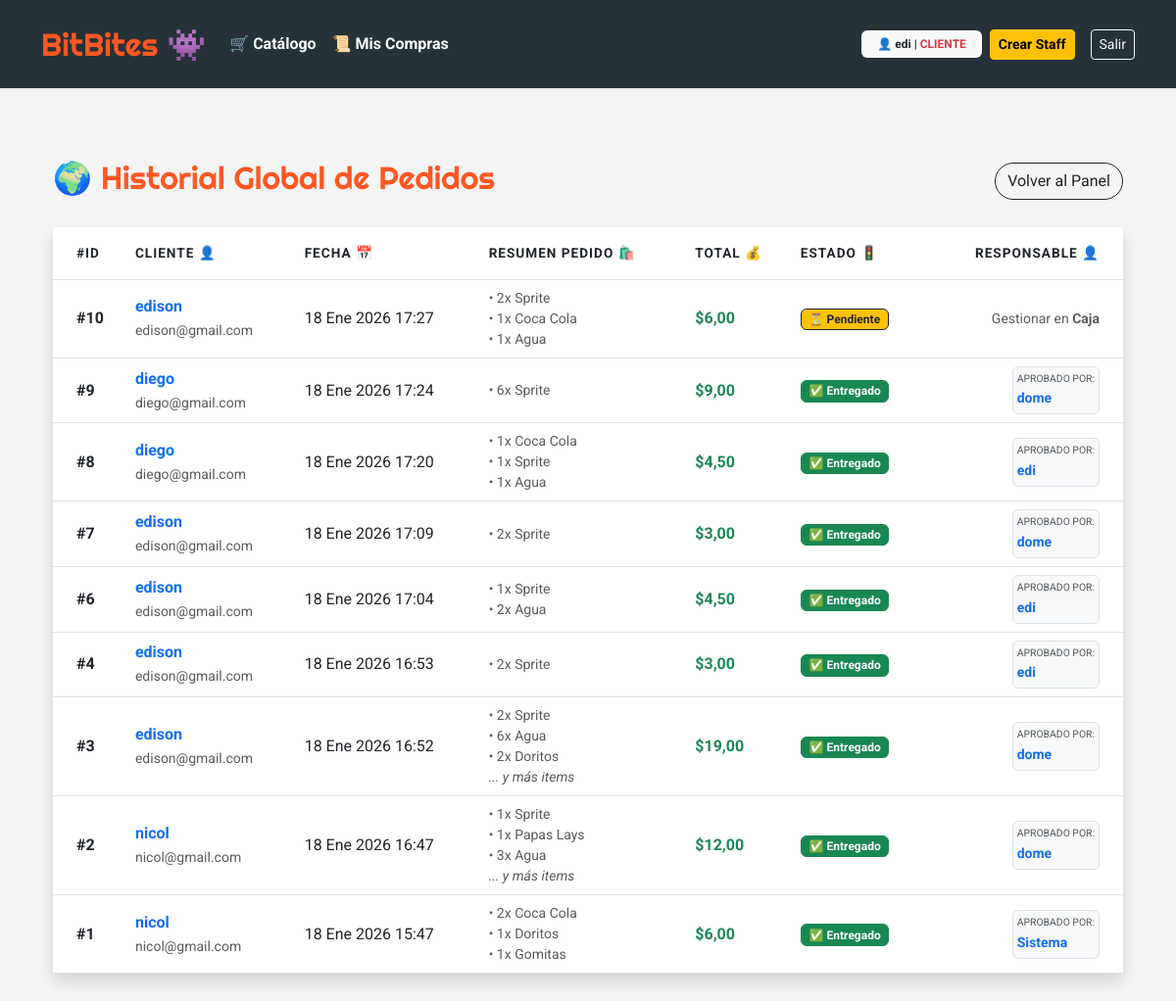
Page /historial-global/ (signed in) on the committed database.
### core/models.py (models this page shows, shortened)
class Usuario(AbstractUser):
    rol = models.CharField(max_length=20, choices=ROLES, default='cliente')
    email = models.EmailField(unique=True)

class Pedido(models.Model):
    ESTADOS = (
        ('carrito', 'En Carrito'),
        ('pendiente', 'Pendiente'),
        ('entregado', 'Entregado'),
    )
    usuario = models.ForeignKey(Usuario, on_delete=models.CASCADE)
    fecha = models.DateTimeField(auto_now_add=True)
    estado = models.CharField(max_length=20, choices=ESTADOS, default='carrito')
    total = models.DecimalField(max_digits=10, decimal_places=2, default=0)
    cajero_encargado = models.ForeignKey(
        Usuario,
        on_delete=models.SET_NULL,
        null=True,
        blank=True,
        related_name='pedidos_aprobados'
    )

class DetallePedido(models.Model):
    pedido = models.ForeignKey(Pedido, on_delete=models.CASCADE)
    producto = models.ForeignKey(Producto, on_delete=models.CASCADE)
    cantidad = models.IntegerField(default=1)
    precio_unitario = models.DecimalField(max_digits=10, decimal_places=2)

class Producto(models.Model):
    nombre = models.CharField(max_length=100)
    descripcion = models.TextField()
    precio = models.DecimalField(max_digits=10, decimal_places=2)
    stock = models.IntegerField(default=0)
    categoria = models.ForeignKey(Categoria, on_delete=models.CASCADE)

### core/views.py (the view)
# urls.py: path('historial-global/', views.historial_global, name='historial_global'),
@solo_admin
def historial_global(request):
    pedidos = Pedido.objects.exclude(estado='carrito').order_by('-fecha')
    return render(request, 'historial_global.html', {'pedidos': pedidos})

### core/templates/historial_global.html (shortened to what this page needs)
{% extends 'base.html' %}
{% block content %}
<div class="container py-5">
    <div class="d-flex justify-content-between align-items-center mb-4">
        <h2 class="brand-font text-dark">🌍 Historial Global de Pedidos</h2>
        <a href="{% url 'home' %}" class="btn btn-outline-dark rounded-pill">Volver al Panel</a>
    </div>
    <div class="card shadow border-0">
        <div class="card-body p-0">
            <div class="table-responsive">
                <table class="table table-hover align-middle mb-0">
                    <thead class="bg-dark text-white">
                        <tr>
                            <th class="py-3 ps-4">#ID</th>
                            <th class="py-3">Cliente 👤</th>
                            <th class="py-3">Fecha 📅</th>
                            <th class="py-3">Resumen Pedido 🛍️</th>
                            <th class="py-3">Total 💰</th>
                            <th class="py-3">Estado 🚦</th>
                            <th class="py-3 text-end pe-4">Responsable 👤</th> </tr>
                    </thead>
                    <tbody>
                        {% for pedido in pedidos %}
                        <tr>
                            <td class="ps-4 fw-bold">#{{ pedido.id }}</td>
                            <td>
                                <span class="fw-bold text-primary">{{ pedido.usuario.username }}</span><br>
                                <small class="text-muted">{{ pedido.usuario.email }}</small>
                            </td>
                            <td>{{ pedido.fecha|date:"d M Y H:i" }}</td>
                            <td>
                                <ul class="list-unstyled mb-0 small text-muted">
                                    {% for item in pedido.detallepedido_set.all|slice:":3" %}
                                        <li>• {{ item.cantidad }}x {{ item.producto.nombre }}</li>
                                    {% endfor %}
                                    {% if pedido.detallepedido_set.count > 3 %}
                                        <li><em>... y más items</em></li>
                                    {% endif %}
                                </ul>
                            </td>
                            <td class="fw-bold text-success">${{ pedido.total }}</td>
                            <td>
                                {% if pedido.estado == 'pendiente' %}
                                    <span class="badge bg-warning text-dark border border-dark">⏳ Pendiente</span>
                                {% elif pedido.estado == 'entregado' %}
                                    <span class="badge bg-success border border-success">✅ Entregado</span>
                                {% endif %}
                            </td>
                            <td class="text-end pe-4">
                                {% if pedido.estado == 'pendiente' %}
                                    <small class="text-muted">Gestionar en <strong>Caja</strong></small>
                                {% else %}
                                    <div class="text-start d-inline-block p-1 bg-light rounded border">
                                        <small class="text-muted d-block" style="font-size: 0.65rem;">APROBADO POR:</small>
                                        <span class="text-primary fw-bold small">
                                            {% if pedido.cajero_encargado %}
                                                {{ pedido.cajero_encargado.username }}
                                            {% else %}
                                                Sistema
                                            {% endif %}
                                        </span>
                                    </div>
                                {% endif %}
                            </td>
                        </tr>
                        {% empty %}
                        <tr>
                            <td colspan="7" class="text-center py-5 text-muted">
                                No hay pedidos registrados en el sistema.
                            </td>
                        </tr>
                        {% endfor %}
                    </tbody>
                </table>
            </div>
        </div>
    </div>
</div>
{% endblock %}

### core/templates/base.html (shortened to what this page needs)
<!DOCTYPE html>
<html lang="es">
<head>
    <link href="https://cdn.jsdelivr.net/npm/bootstrap@5.3.0/dist/css/bootstrap.min.css" rel="stylesheet">
</head>
<body>
<nav class="navbar navbar-expand-lg navbar-dark py-3 shadow-sm">
    <div class="container">
        <a class="navbar-brand brand-font fs-2" href="{% url 'home' %}">BitBites 👾</a>
        <div class="collapse navbar-collapse" id="navbarNav">
            <ul class="navbar-nav me-auto mb-2 mb-lg-0">
                {% if user.is_authenticated %}
                    {% if user.rol == 'cliente' %}
                        <li class="nav-item">
                            <a class="nav-link text-white fw-bold" href="{% url 'catalogo' %}">🛒 Catálogo</a>
                        </li>
                        <li class="nav-item">
                            <a class="nav-link text-white fw-bold" href="{% url 'mis_pedidos' %}">📜 Mis Compras</a>
                        </li>
                    {% endif %}
                {% endif %}
            </ul>
            <ul class="navbar-nav gap-2 align-items-center">
                {% if user.is_authenticated %}
                    <li class="nav-item">
                        <span class="badge bg-light text-dark py-2 px-3">
                            👤 {{ user.username }} | <span class="text-danger fw-bold">{{ user.get_rol_display|upper }}</span>
                        </span>
                    </li>
                    {% if user.rol == 'admin' or user.is_superuser %}
                        <li class="nav-item">
                            <a href="{% url 'crear_staff' %}" class="btn btn-warning btn-sm fw-bold">Crear Staff</a>
                        </li>
                    {% endif %}
                    <li class="nav-item ms-2">
                        <form action="{% url 'logout' %}" method="post" class="m-0">
                            <button class="btn btn-outline-light btn-sm">Salir</button>
                        </form>
                    </li>
                {% else %}
                    <li class="nav-item"><a href="{% url 'login' %}" class="btn btn-outline-light px-4">Ingresar</a></li>
                    <li class="nav-item"><a href="{% url 'registro' %}" class="btn btn-danger px-4 fw-bold">Crear Cuenta</a></li>
                {% endif %}
            </ul>
        </div>
    </div>
</nav>
<div class="container mt-4">
    {% block content %}{% endblock %}
</div>
</body>
</html>

### core/templates/base.html (style rules this page uses)
body { font-family: 'Roboto', sans-serif; background-color: #f4f4f4; }
.brand-font { font-family: 'Righteous', cursive; color: #ff5722 !important; }
.navbar-dark { background-color: #263238; }

### core/templates/historial_global.html (style rules this page uses)
.brand-font { font-family: 'Righteous', cursive; }
.table thead th { font-size: 0.85rem; text-transform: uppercase; letter-spacing: 1px; }

### rows in the picture
Usuario: username "edi", rol "CLIENTE"
Pedido: id "10", usuario.username "edison", usuario.email "edison@gmail.com", fecha "18 Ene 2026 17:27", total "6,00", estado "⏳ Pendiente"
DetallePedido: cantidad "2", producto.nombre "Sprite"
DetallePedido: cantidad "1", producto.nombre "Coca Cola"
DetallePedido: cantidad "1", producto.nombre "Agua"
Pedido: id "9", usuario.username "diego", usuario.email "diego@gmail.com", fecha "18 Ene 2026 17:24", total "9,00", estado "✅ Entregado", cajero_encargado.username "dome"
DetallePedido: cantidad "6", producto.nombre "Sprite"
Pedido: id "8", usuario.username "diego", usuario.email "diego@gmail.com", fecha "18 Ene 2026 17:20", total "4,50", estado "✅ Entregado", cajero_encargado.username "edi"
DetallePedido: cantidad "1", producto.nombre "Coca Cola"
DetallePedido: cantidad "1", producto.nombre "Sprite"
DetallePedido: cantidad "1", producto.nombre "Agua"
Pedido: id "7", usuario.username "edison", usuario.email "edison@gmail.com", fecha "18 Ene 2026 17:09", total "3,00", estado "✅ Entregado", cajero_encargado.username "dome"
DetallePedido: cantidad "2", producto.nombre "Sprite"
Pedido: id "6", usuario.username "edison", usuario.email "edison@gmail.com", fecha "18 Ene 2026 17:04", total "4,50", estado "✅ Entregado", cajero_encargado.username "edi"
DetallePedido: cantidad "1", producto.nombre "Sprite"
DetallePedido: cantidad "2", producto.nombre "Agua"
Pedido: id "4", usuario.username "edison", usuario.email "edison@gmail.com", fecha "18 Ene 2026 16:53", total "3,00", estado "✅ Entregado", cajero_encargado.username "edi"
DetallePedido: cantidad "2", producto.nombre "Sprite"
Pedido: id "3", usuario.username "edison", usuario.email "edison@gmail.com", fecha "18 Ene 2026 16:52", shows "... y más items", total "19,00", estado "✅ Entregado", cajero_encargado.username "dome"
DetallePedido: cantidad "2", producto.nombre "Sprite"
DetallePedido: cantidad "6", producto.nombre "Agua"
DetallePedido: cantidad "2", producto.nombre "Doritos"
Pedido: id "2", usuario.username "nicol", usuario.email "nicol@gmail.com", fecha "18 Ene 2026 16:47", shows "... y más items", total "12,00", estado "✅ Entregado", cajero_encargado.username "dome"
DetallePedido: cantidad "1", producto.nombre "Sprite"
DetallePedido: cantidad "1", producto.nombre "Papas Lays"
DetallePedido: cantidad "3", producto.nombre "Agua"
Pedido: id "1", usuario.username "nicol", usuario.email "nicol@gmail.com", fecha "18 Ene 2026 15:47", total "6,00", estado "✅ Entregado", shows "APROBADO POR:"
DetallePedido: cantidad "2", producto.nombre "Coca Cola"
DetallePedido: cantidad "1", producto.nombre "Doritos"
DetallePedido: cantidad "1", producto.nombre "Gomitas"
